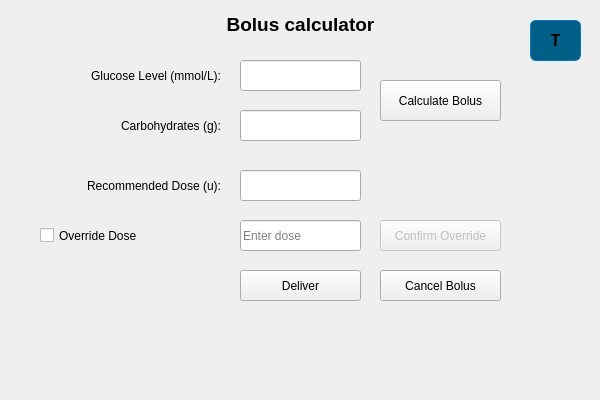
<?xml version="1.0" encoding="UTF-8"?>
<ui version="4.0">
 <class>BolusCalculator</class>
 <widget class="QWidget" name="BolusCalculator">
  <property name="geometry">
   <rect>
    <x>0</x>
    <y>0</y>
    <width>600</width>
    <height>400</height>
   </rect>
  </property>
  <property name="windowTitle">
   <string>Form</string>
  </property>
  <widget class="QLabel" name="labelGlucose">
   <property name="geometry">
    <rect>
     <x>40</x>
     <y>60</y>
     <width>181</width>
     <height>31</height>
    </rect>
   </property>
   <property name="text">
    <string>Glucose Level (mmol/L):</string>
   </property>
   <property name="alignment">
    <set>Qt::AlignRight|Qt::AlignTrailing|Qt::AlignVCenter</set>
   </property>
  </widget>
  <widget class="QLineEdit" name="inputGlucose">
   <property name="geometry">
    <rect>
     <x>240</x>
     <y>60</y>
     <width>121</width>
     <height>31</height>
    </rect>
   </property>
  </widget>
  <widget class="QLabel" name="labelCarbs">
   <property name="geometry">
    <rect>
     <x>40</x>
     <y>110</y>
     <width>181</width>
     <height>31</height>
    </rect>
   </property>
   <property name="text">
    <string>Carbohydrates (g):</string>
   </property>
   <property name="alignment">
    <set>Qt::AlignRight|Qt::AlignTrailing|Qt::AlignVCenter</set>
   </property>
  </widget>
  <widget class="QLineEdit" name="inputCarbs">
   <property name="geometry">
    <rect>
     <x>240</x>
     <y>110</y>
     <width>121</width>
     <height>31</height>
    </rect>
   </property>
  </widget>
  <widget class="QPushButton" name="btnCalculate">
   <property name="geometry">
    <rect>
     <x>380</x>
     <y>80</y>
     <width>121</width>
     <height>41</height>
    </rect>
   </property>
   <property name="text">
    <string>Calculate Bolus</string>
   </property>
  </widget>
  <widget class="QLabel" name="labelResult">
   <property name="geometry">
    <rect>
     <x>40</x>
     <y>170</y>
     <width>181</width>
     <height>31</height>
    </rect>
   </property>
   <property name="text">
    <string>Recommended Dose (u):</string>
   </property>
   <property name="alignment">
    <set>Qt::AlignRight|Qt::AlignTrailing|Qt::AlignVCenter</set>
   </property>
  </widget>
  <widget class="QLineEdit" name="outputResult">
   <property name="geometry">
    <rect>
     <x>240</x>
     <y>170</y>
     <width>121</width>
     <height>31</height>
    </rect>
   </property>
   <property name="readOnly">
    <bool>true</bool>
   </property>
  </widget>
  <widget class="QCheckBox" name="overrideCheckbox">
   <property name="geometry">
    <rect>
     <x>40</x>
     <y>220</y>
     <width>160</width>
     <height>31</height>
    </rect>
   </property>
   <property name="text">
    <string>Override Dose</string>
   </property>
  </widget>
  <widget class="QLineEdit" name="overrideDoseInput">
   <property name="geometry">
    <rect>
     <x>240</x>
     <y>220</y>
     <width>121</width>
     <height>31</height>
    </rect>
   </property>
   <property name="readOnly">
    <bool>true</bool>
   </property>
   <property name="placeholderText">
    <string>Enter dose</string>
   </property>
  </widget>
  <widget class="QPushButton" name="btnOverrideConfirm">
   <property name="enabled">
    <bool>false</bool>
   </property>
   <property name="geometry">
    <rect>
     <x>380</x>
     <y>220</y>
     <width>121</width>
     <height>31</height>
    </rect>
   </property>
   <property name="text">
    <string>Confirm Override</string>
   </property>
  </widget>
  <widget class="QPushButton" name="btnDeliver">
   <property name="geometry">
    <rect>
     <x>240</x>
     <y>270</y>
     <width>121</width>
     <height>31</height>
    </rect>
   </property>
   <property name="text">
    <string>Deliver</string>
   </property>
  </widget>
  <widget class="QPushButton" name="logoButton">
   <property name="geometry">
    <rect>
     <x>530</x>
     <y>20</y>
     <width>51</width>
     <height>41</height>
    </rect>
   </property>
   <property name="styleSheet">
    <string notr="true">QPushButton#logoButton {
    background-color: #005F87;
    color: black;
    font-weight: bold;
    font-size: 16px;
    padding: 6px 12px;
    border-radius: 6px;
    border: 1px solid #007ACC;
}

QPushButton#logoButton:hover {
    background-color: #1E90FF;
}

QPushButton#logoButton:pressed {
    background-color: #007ACC;
    color: white;
}
</string>
   </property>
   <property name="text">
    <string>T</string>
   </property>
  </widget>
  <widget class="QLabel" name="label">
   <property name="geometry">
    <rect>
     <x>80</x>
     <y>9</y>
     <width>441</width>
     <height>31</height>
    </rect>
   </property>
   <property name="font">
    <font>
     <pointsize>14</pointsize>
     <weight>75</weight>
     <bold>true</bold>
    </font>
   </property>
   <property name="text">
    <string>Bolus calculator</string>
   </property>
   <property name="alignment">
    <set>Qt::AlignCenter</set>
   </property>
  </widget>
  <widget class="QPushButton" name="btnCancelBolus">
   <property name="geometry">
    <rect>
     <x>380</x>
     <y>270</y>
     <width>121</width>
     <height>31</height>
    </rect>
   </property>
   <property name="text">
    <string>Cancel Bolus</string>
   </property>
  </widget>
 </widget>
 <resources/>
 <connections/>
</ui>
